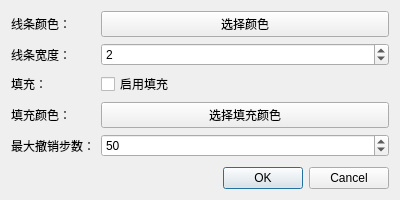
<?xml version="1.0" encoding="UTF-8"?>
<ui version="4.0">
 <class>ConfigDialog</class>
 <widget class="QDialog" name="ConfigDialog">
  <property name="geometry">
   <rect>
    <x>0</x>
    <y>0</y>
    <width>400</width>
    <height>200</height>
   </rect>
  </property>
  <property name="windowTitle">
   <string>配置参数</string>
  </property>
  <layout class="QVBoxLayout" name="verticalLayout">
   <item>
    <layout class="QFormLayout" name="formLayout">
     <item row="0" column="0">
      <widget class="QLabel" name="colorLabel">
       <property name="text">
        <string>线条颜色：</string>
       </property>
      </widget>
     </item>
     <item row="0" column="1">
      <widget class="QPushButton" name="colorButton">
       <property name="text">
        <string>选择颜色</string>
       </property>
      </widget>
     </item>
     <item row="1" column="0">
      <widget class="QLabel" name="lineWidthLabel">
       <property name="text">
        <string>线条宽度：</string>
       </property>
      </widget>
     </item>
     <item row="1" column="1">
      <widget class="QSpinBox" name="lineWidthSpinBox">
       <property name="minimum">
        <number>1</number>
       </property>
       <property name="maximum">
        <number>20</number>
       </property>
       <property name="value">
        <number>2</number>
       </property>
      </widget>
     </item>
     <item row="2" column="0">
      <widget class="QLabel" name="filledLabel">
       <property name="text">
        <string>填充：</string>
       </property>
      </widget>
     </item>
     <item row="2" column="1">
      <widget class="QCheckBox" name="filledCheckBox">
       <property name="text">
        <string>启用填充</string>
       </property>
      </widget>
     </item>
     <item row="3" column="0">
      <widget class="QLabel" name="fillColorLabel">
       <property name="text">
        <string>填充颜色：</string>
       </property>
      </widget>
     </item>
     <item row="3" column="1">
      <widget class="QPushButton" name="fillColorButton">
       <property name="text">
        <string>选择填充颜色</string>
       </property>
      </widget>
     </item>
     <item row="4" column="0">
      <widget class="QLabel" name="maxUndoStepsLabel">
       <property name="text">
        <string>最大撤销步数：</string>
       </property>
      </widget>
     </item>
     <item row="4" column="1">
      <widget class="QSpinBox" name="maxUndoStepsSpinBox">
       <property name="minimum">
        <number>1</number>
       </property>
       <property name="maximum">
        <number>1000</number>
       </property>
       <property name="value">
        <number>50</number>
       </property>
      </widget>
     </item>
    </layout>
   </item>
   <item>
    <spacer name="verticalSpacer">
     <property name="orientation">
      <enum>Qt::Orientation::Vertical</enum>
     </property>
     <property name="sizeHint" stdset="0">
      <size>
       <width>20</width>
       <height>40</height>
      </size>
     </property>
    </spacer>
   </item>
   <item>
    <widget class="QDialogButtonBox" name="buttonBox">
     <property name="orientation">
      <enum>Qt::Orientation::Horizontal</enum>
     </property>
     <property name="standardButtons">
      <set>QDialogButtonBox::StandardButton::Cancel|QDialogButtonBox::StandardButton::Ok</set>
     </property>
    </widget>
   </item>
  </layout>
 </widget>
 <layoutdefault spacing="6" margin="11"/>
 <resources/>
 <connections>
  <connection>
   <sender>buttonBox</sender>
   <signal>accepted()</signal>
   <receiver>ConfigDialog</receiver>
   <slot>accept()</slot>
   <hints>
    <hint type="sourcelabel">
     <x>248</x>
     <y>254</y>
    </hint>
    <hint type="destinationlabel">
     <x>157</x>
     <y>274</y>
    </hint>
   </hints>
  </connection>
  <connection>
   <sender>buttonBox</sender>
   <signal>rejected()</signal>
   <receiver>ConfigDialog</receiver>
   <slot>reject()</slot>
   <hints>
    <hint type="sourcelabel">
     <x>316</x>
     <y>260</y>
    </hint>
    <hint type="destinationlabel">
     <x>286</x>
     <y>274</y>
    </hint>
   </hints>
  </connection>
 </connections>
</ui>
